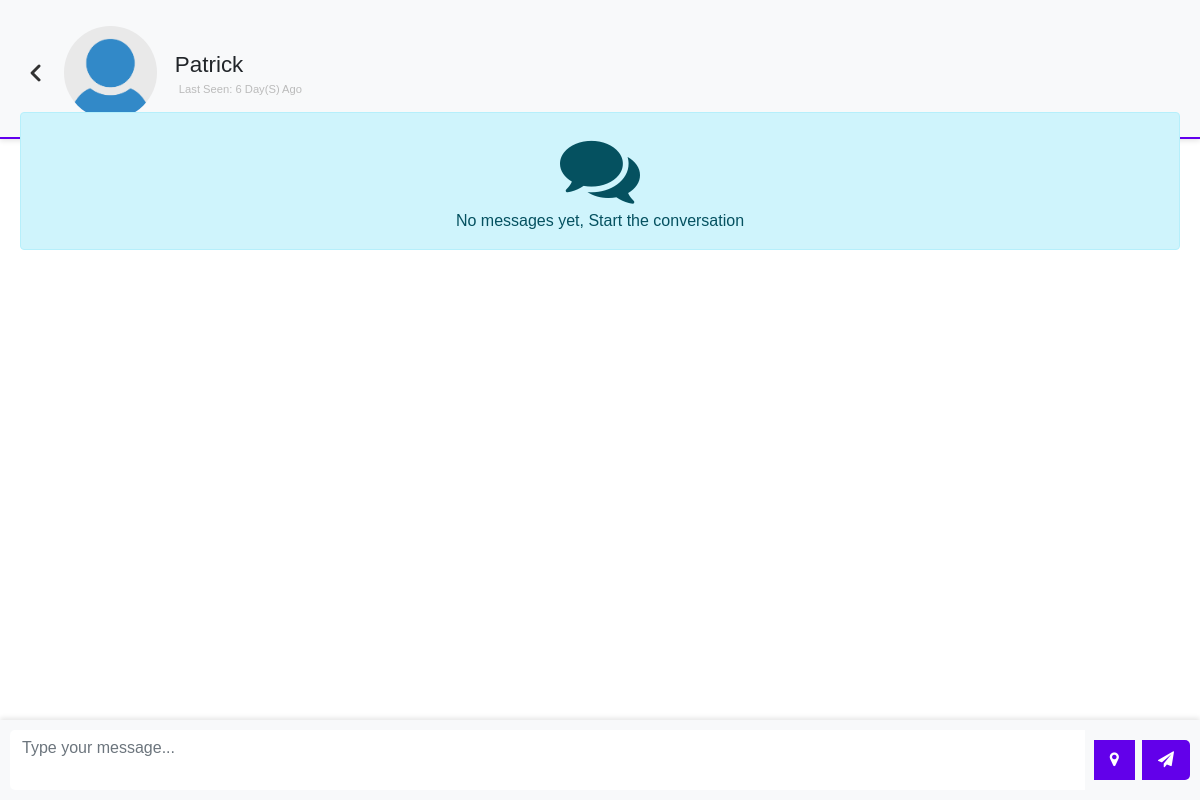
The app's page /chat.php?user=Patrick (signed in), older data.
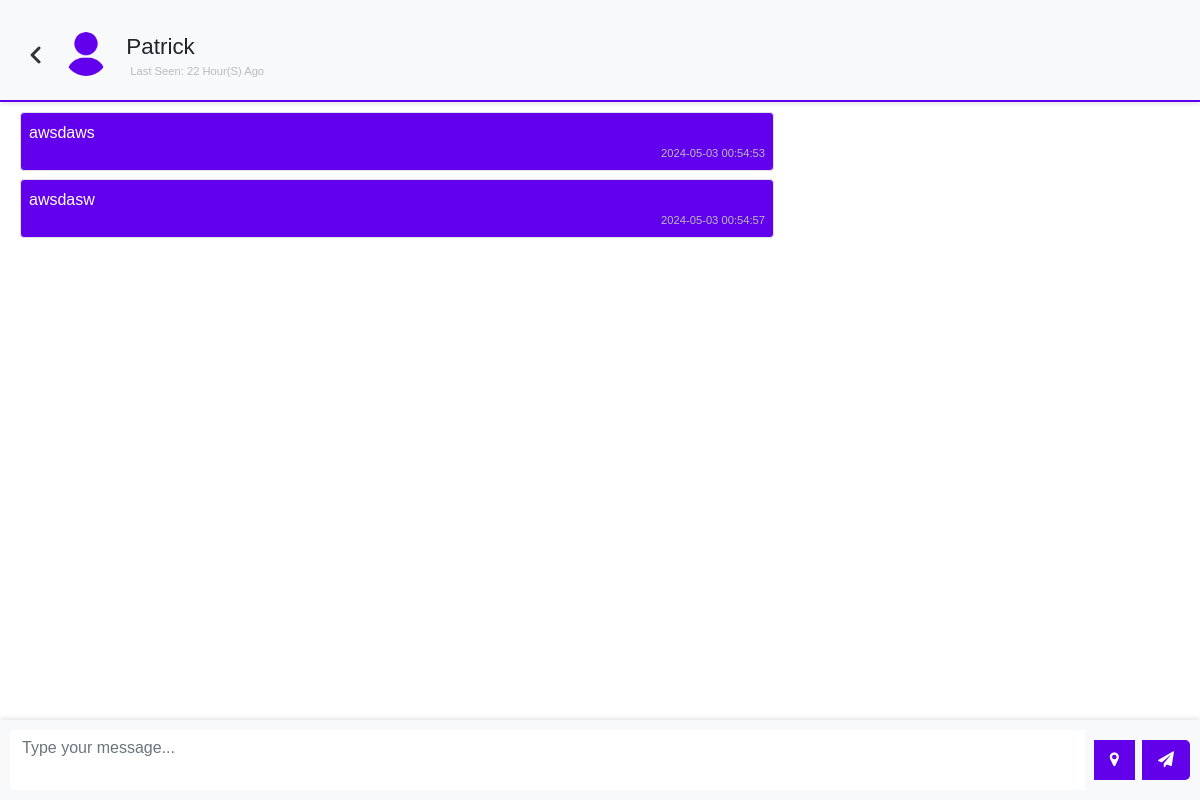
The same page, newer data.
### tables this page shows
CREATE TABLE `users` (
  `user_id` int(11) NOT NULL,
  `name` varchar(255) NOT NULL,
  `username` varchar(255) NOT NULL,
  `email` varchar(255) NOT NULL,
  `password` varchar(255) NOT NULL,
  `p_p` varchar(255) DEFAULT 'user-default.png',
  `code` text NOT NULL,
  `is_admin` tinyint(1) NOT NULL,
  `last_seen` datetime NOT NULL DEFAULT current_timestamp()
);

CREATE TABLE `chats` (
  `chat_id` int(11) NOT NULL,
  `from_id` int(11) NOT NULL,
  `to_id` int(11) NOT NULL,
  `message` text NOT NULL,
  `opened` tinyint(1) NOT NULL DEFAULT 0,
  `created_at` datetime NOT NULL DEFAULT current_timestamp()
);

### app/helpers/user.php (called while the page is built)
<?php
function getUser($username, $conn){
   $sql = "SELECT * FROM users
           WHERE username=?";
   $stmt = $conn->prepare($sql);
   $stmt->execute([$username]);
   if ($stmt->rowCount() === 1) {
   	 $user = $stmt->fetch();
   	 return $user;
   }else {
   	$user = [];
   	return $user;
   }
}

### app/helpers/timeAgo.php (called while the page is built, shortened)
<?php
function last_seen($date_time){
   $timestamp = strtotime($date_time);
   $strTime = array("second", "minute", "hour", "day", "month", "year");
   $length = array("60","60","24","30","12","10");
   $currentTime = time();
   if($currentTime >= $timestamp) {
		$diff     = time()- $timestamp;
		for($i = 0; $diff >= $length[$i] && $i < count($length)-1; $i++) {
		$diff = $diff / $length[$i];
		}
		$diff = round($diff);
		if ($diff < 59 && $strTime[$i] == "second") {
			return 'Active';
		}else {
			return $diff . " " . $strTime[$i] . "(s) ago ";
		}
   }
}

### app/helpers/chat.php (called while the page is built)
<?php
function getChats($id_1, $id_2, $conn){
   $sql = "SELECT * FROM chats
           WHERE (from_id=? AND to_id=?)
           OR    (to_id=? AND from_id=?)
           ORDER BY chat_id ASC";
    $stmt = $conn->prepare($sql);
    $stmt->execute([$id_1, $id_2, $id_1, $id_2]);
    if ($stmt->rowCount() > 0) {
    	$chats = $stmt->fetchAll();
    	return $chats;
    }else {
    	$chats = [];
    	return $chats;
    }
}

### chat.php (the view, shortened to what this page needs)
<?php
  if (isset($_SESSION['username'])) {
  	include 'app/db.conn.php';
  	include 'app/helpers/user.php';
  	include 'app/helpers/chat.php';
  	include 'app/helpers/timeAgo.php';
  	$chatWith = getUser($_GET['user'], $conn);
  	$chats = getChats($_SESSION['user_id'], $chatWith['user_id'], $conn);
?>
<!DOCTYPE html>
<html lang="en">
<head>
	<link href="https://cdn.jsdelivr.net/npm/bootstrap@5.0.1/dist/css/bootstrap.min.css" rel="stylesheet">
	<link rel="stylesheet"
	      href="css/style.css">
	<link rel="stylesheet" href="https://cdnjs.cloudflare.com/ajax/libs/font-awesome/4.7.0/css/font-awesome.min.css">
	<link rel="stylesheet" href="https://unpkg.com/leaflet/dist/leaflet.css" />
</head>
<body class="d-flex
             justify-content-center
             vh-100">
    <div class="w-400 rounded">
	<div class="pic-container">
	<a href="home.php"><img src="back.png" alt="" id="back-icon"></a>
	<div class="d-flex align-items-center mt-3 ">
    	   	  <img src="uploads/<?=$chatWith['p_p']?>"
    	   	       class="w-15 rounded-circle mb-2">
               <h3 class="display-4 fs-sm m-2 chat-username">
               	  <?=$chatWith['name']?> <br>
               	  <div class="d-flex
               	              align-items-center"
               	        title="online">
               	    <?php
                        if (last_seen($chatWith['last_seen']) == "Active") {
               	    ?>
               	        <div class="online"></div>
               	        <small class="d-block p-1">Online</small>
               	  	<?php }else{ ?>
               	         <small class="d-block p-1">
               	         	Last seen:
               	         	<?=last_seen($chatWith['last_seen'])?>
               	         </small>
               	  	<?php } ?>
               	  </div>
               </h3>
    	   </div>
    </div>
	<div class="chat-container">
    	   <div class="p-1 rounded
    	               d-flex flex-column
    	                mt-2 chat-box"
    	        id="chatBox">
    	        <?php
                     if (!empty($chats)) {
                     foreach($chats as $chat){
                     	if($chat['from_id'] == $_SESSION['user_id'])
                     	{ ?>
						<p class="rtext align-self-end
						        border rounded p-2 mb-2">
						    <?=$chat['message']?>
						    <small class="d-block">
						    	<?=$chat['created_at']?>
						    </small>
						</p>
                    <?php }else{ ?>
					<p class="ltext border
					         rounded p-2 mb-2">
					    <?=$chat['message']?>
					    <small class="d-block">
					    	<?=$chat['created_at']?>
					    </small>
					</p>
                    <?php }
                     }
    	        }else{ ?>
               <div class="alert alert-info
    				            text-center">
				   <i class="fa fa-comments d-block fs-big"></i>
	               No messages yet, Start the conversation
			   </div>
    	   	<?php } ?>
    	   </div>
    </div>
	<div class="input-group message-input">
    <textarea id="message" class="form-control" placeholder="Type your message..."></textarea>
    <button onclick="shareLocation()"id="locationBtn" class="btn btn-secondary location-btn"><i class="fa fa-map-marker"></i></button>
    <button id="sendBtn" class="btn btn-secondary"><i class="fa fa-paper-plane"></i></button>
</div>
    </div>
 </body>
 </html>
<?php
  }else{
  	header("Location: index.php");
   	exit;
  }
 ?>

Row changes from the older to the newer data that the page shows:
changed users "Patrick": p_p: a different picture; last_seen "6 Day(S) Ago" → "22 Hour(S) Ago"
added chats: message "awsdaws", created_at "2024-05-03 00:54:53"
added chats: message "awsdasw", created_at "2024-05-03 00:54:57"
Text that changed along with them:
text no longer shown: "No messages yet, Start the conversation"
